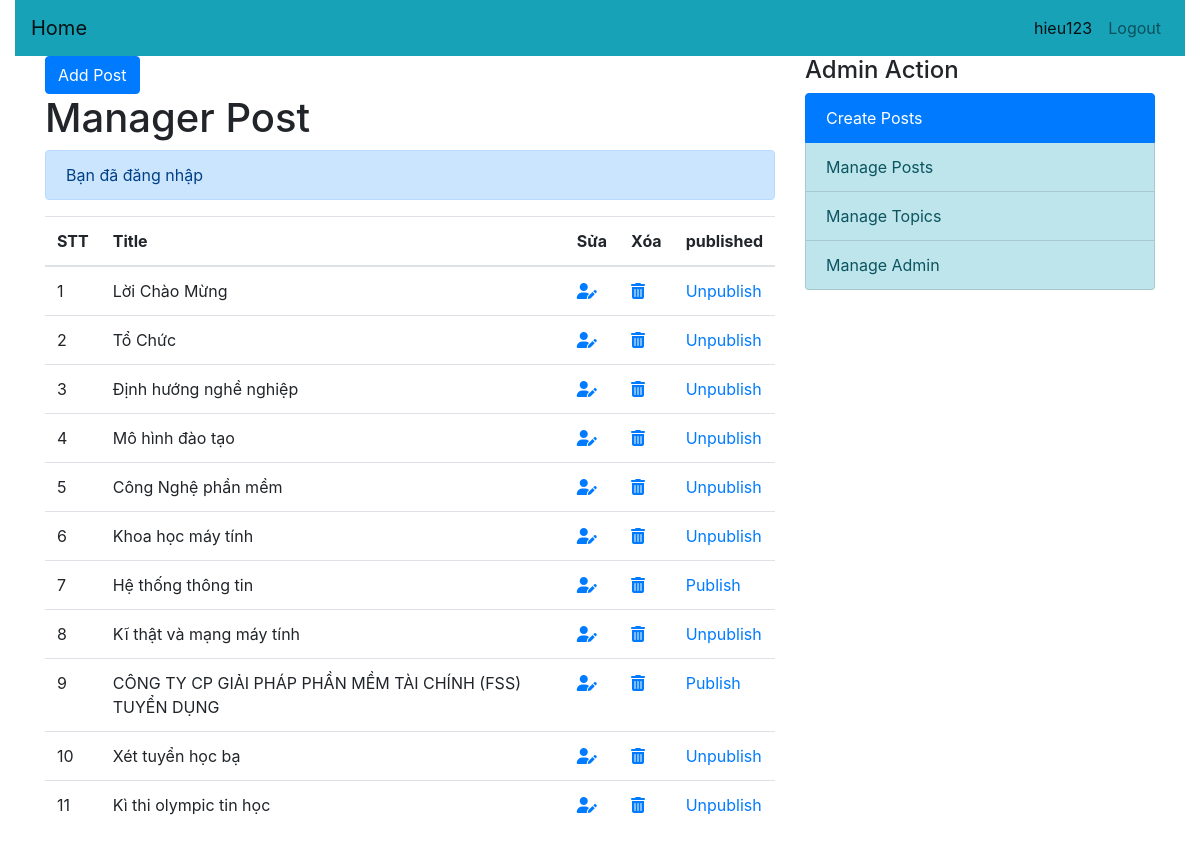
The app's page /webkhoa/admin/index_post.php (signed in) with its own data.
### tables this page shows
CREATE TABLE `post` (
  `id` int(11) NOT NULL,
  `user_id` int(11) NOT NULL,
  `topic_id` int(11) DEFAULT NULL,
  `title` varchar(255) NOT NULL,
  `image` varchar(255) NOT NULL,
  `content` text NOT NULL,
  `published` tinyint(4) NOT NULL,
  `created_at` timestamp NOT NULL DEFAULT current_timestamp() ON UPDATE current_timestamp()
);

### webkhoa/includes/functions_admin.php (called while the page is built, shortened)
<?php
    require("config.php");
    function selectAll($table, $conditions = [])
    {
        global $conn;
        $sql="SELECT * from $table";
        if(empty($conditions)){
            $stmt=$conn->prepare($sql);
            $stmt->execute();
            $record=$stmt->get_result()->fetch_all(MYSQLI_ASSOC);
            return $record;
        }
    }
?>

### webkhoa/admin/controller/post.php (called while the page is built, shortened)
<?php
    include(ROOT_PATH ."/includes/functions_admin.php");
    $table='post';
    $posts=selectAll($table);
?>

### webkhoa/admin/index_post.php (the view, shortened to what this page needs)
<?php include(ROOT_PATH ."/admin/controller/post.php"); adminsOnly();
?>
<!doctype html>
<html lang="en">
<head>
    <link rel="stylesheet" href="https://stackpath.bootstrapcdn.com/bootstrap/4.3.1/css/bootstrap.min.css"
>
</head>
<body>
    <?php include(ROOT_PATH . "/includes/admin/header_admin.php"); ?>
    <main>
        <div class="container">
            <div class="row">
                <div class="col-md-8 ">
                    <a name="" id="" class="btn btn-primary" href="<?php echo BASE_URL ."/admin/create_post.php";?>"
                        role="button">Add Post</a>
                    <h1>Manager Post</h1>
                    <?php   include(ROOT_PATH . '/includes/public/message.php'); ?>
                    <table class="table">
                        <thead>
                            <tr>
                                <th>STT</th>
                                <th>Title</th>
                                <th>Sửa</th>
                                <th>Xóa</th>
                                <th>published</th>
                            </tr>
                        </thead>
                        <tbody>
                            <?php foreach($posts as $key => $post): ?>
                            <tr>
                                <td><?php echo $key+1; ?></td>
                                <td><?php echo $post['title']; ?></td>
                                <td><a href="edit_post.php?id=<?php echo $post ['id']; ?>"><i class="fas fa-user-edit"></i></a></td>
                                <td><a href="index_post.php?del_id=<?php echo $post ['id']; ?>"onclick="return confirm('Bạn có muốn xóa không?')"><i class="fas fa-trash-alt"></i></a></td>
                                <?php if($post['published']): ?>
                                <td><a href="edit_post.php?published=0&p_id=<?php echo $post['id'] ;?>" class="unpublish">Unpublish</a></td>
                                <?php else: ?>
                                <td><a href="edit_post.php?published=1&p_id=<?php echo $post['id'] ;?>" class="publish">Publish</a></td>
                                <?php endif; ?>
                            </tr>
                            <?php  endforeach; ?>
                        </tbody>
                    </table>
                </div>
                <div class="col-md-4 ">
                    <?php include(ROOT_PATH ."/includes/admin/menu_admin.php"); ?>
                </div>
            </div>
        </div>
    </main>
    <?php include(ROOT_PATH . "/includes/admin/footer_admin.php"); ?>

### webkhoa/includes/admin/header_admin.php (shortened to what this page needs)
  <header>
    <div class="container-fluid">
        <header>
            <nav class="navbar navbar-expand-lg navbar-light bg-info">
                <a class="navbar-brand" href="<?php echo BASE_URL . '/index.php'; ?>">Home</a>
                <div class="collapse navbar-collapse" id="navbarSupportedContent">
                    <ul class="navbar-nav ml-auto">
                    <?php if(isset($_SESSION['username'])): ?>
                        <li class="nav-item active">
                            <a class="nav-link" href=""><?php echo $_SESSION['username']; ?></a>
                        </li>
                        <li class="nav-item">
                            <a class="nav-link" href="<?php echo BASE_URL . '/logout.php'; ?>">Logout</a>
                        </li>
                    <?php endif; ?>
                    </ul>
                </div>
            </nav>
        </header>
    </div>
</header>

### webkhoa/includes/public/message.php (shortened to what this page needs)
<?php if(isset($_SESSION['message'])): ?>
            <div class="alert alert-primary ">
            <?php echo $_SESSION['message']; ?>
        </div>
        <?php endif; ?>

### webkhoa/includes/admin/menu_admin.php
<h4>Admin Action</h4>
<div class="list-group">
    <a href="<?php echo BASE_URL . '/admin/create_post.php'; ?>" class="list-group-item list-group-item-info active">Create Posts</a>
    <a href="<?php echo BASE_URL . '/admin/index_post.php'; ?>" class="list-group-item list-group-item-info">Manage Posts</a>
    <a href="<?php echo BASE_URL . '/admin/index_topic.php'; ?>" class="list-group-item list-group-item-info">Manage Topics</a>
    <a href="<?php echo BASE_URL . '/admin/index_Admin.php'; ?>" class="list-group-item list-group-item-info ">Manage Admin</a>
</div>

### webkhoa/includes/admin/footer_admin.php (shortened to what this page needs)
  </body>
</html>

### records on screen
post: title "Lời Chào Mừng"
post: title "Tổ Chức"
post: title "Định hướng nghề nghiệp"
post: title "Mô hình đào tạo"
post: title "Công Nghệ phần mềm"
post: title "Khoa học máy tính"
post: title "Hệ thống thông tin"
post: title "Kĩ thật và mạng máy tính"
post: title "CÔNG TY CP GIẢI PHÁP PHẦN MỀM TÀI CHÍNH (FSS) TUYỂN DỤNG"
post: title "Xét tuyển học bạ"
post: title "Kì thi olympic tin học"

### other values on screen
$_SESSION['username'] "hieu123"
$_SESSION['message'] "Bạn đã đăng nhập"
